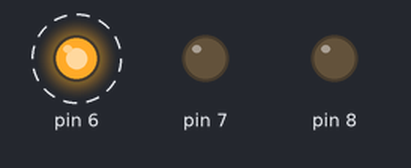
A sketch run on a simulated Arduino Uno, built with avr-gcc and run on an emulated ATmega328P. Parts: output pins drawn as LEDs (lit = HIGH). Dashed ring = blinking.

Above: at 0.2 s.
Timing chart, 0 to 3.0 s (numbered marks = the images above):
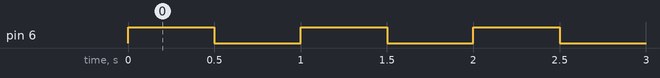

The sketch:

LEDtempBlink.ino
```cpp
int temperature= 13;

void setup() {
  // put your setup code here, to run once:
  pinMode(6, OUTPUT);
  pinMode(7, OUTPUT);
  pinMode(8, OUTPUT);
}

void loop()
{
  if (temperature < 50 && temperature > 10)
  {
    //do thing A
    digitalWrite(6, HIGH);
    delay(500);
    digitalWrite(6, LOW);
    delay(500);
  }

  else if (temperature > 50 && temperature < 70)
  {
  //do thing B
  digitalWrite(7, HIGH);
  delay(500);
  digitalWrite(7, LOW);
  delay(500);
  }

  else
  {
  // do thing C
  digitalWrite(8, HIGH);
  delay(500);
  digitalWrite(8, LOW);
  delay(500);
  }
}
```

Measured:
- by itself, pin 6: alternates HIGH for 0.50 s and LOW for 0.50 s
